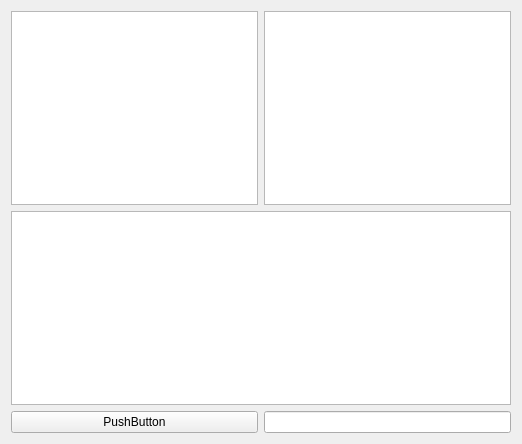
<ui version="4.0" >
 <class>RaporPerRoleGorev</class>
 <widget class="QWidget" name="RaporPerRoleGorev" >
  <property name="geometry" >
   <rect>
    <x>0</x>
    <y>0</y>
    <width>522</width>
    <height>444</height>
   </rect>
  </property>
  <property name="windowTitle" >
   <string>Form</string>
  </property>
  <layout class="QGridLayout" >
   <item row="0" column="0" >
    <widget class="QTableView" name="tablo" />
   </item>
   <item row="0" column="1" >
    <widget class="QTableView" name="tablo_mevcut_gorevler" />
   </item>
   <item row="1" column="0" colspan="2" >
    <widget class="QTextEdit" name="textEdit" />
   </item>
   <item row="2" column="0" >
    <widget class="QPushButton" name="pBYazdir" >
     <property name="text" >
      <string>PushButton</string>
     </property>
    </widget>
   </item>
   <item row="2" column="1" >
    <widget class="QLineEdit" name="arama_kutusu" />
   </item>
  </layout>
 </widget>
 <resources/>
 <connections/>
</ui>
